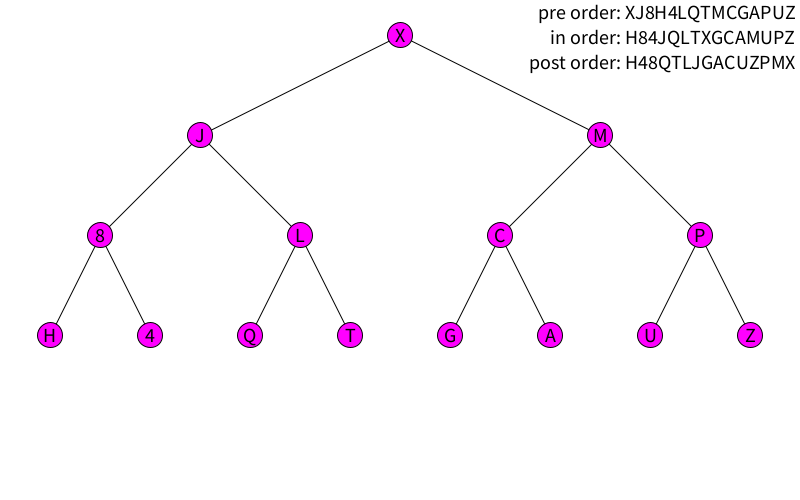
Frame 1 (no input)
Frame 60 (the mouse pressed at the canvas centre just before this capture): identical to frame 1, image omitted
Frame 120 (the mouse held since frame 60 and released just before this capture): identical to frame 1, image omitted

The Processing sketch that drew this single still picture (run headless with seeded random() and noise(); from frame 60 on, the mouse is pressed at the canvas centre):

// Processing sketch: TreeBasic
// ── TreeBasic.pde
int NODE_SIZE = 25;
int NUM_LEVELS = 4;
int Y_SPACE = 75;

Tree oak;
//just to ensure no repeat letters in tree creation
//for traversal demos
ArrayList<Character> LETTERS;

void setup() {
  size(800, 500);
  setLetters();

  oak = new Tree(width/2, NODE_SIZE + 10, NUM_LEVELS, true);
  oak.display(oak.root);

}//setup

void draw() {
  background(255);
  oak.display(oak.root);

  fill(0);
  textAlign(RIGHT, TOP);
  textSize(20);
  text("pre order: " + oak.preOrder(oak.root),width-5, 5);
  text("in order: " + oak.inOrder(oak.root), width-5, 30);
  text("post order: " + oak.postOrder(oak.root), width-5, 55);

}//draw


void keyPressed() {
  if (key == 'r') {
    setLetters();
    oak.reset(false);
  }
  if (key == 'f') {
    setLetters();
    oak.reset(true);
  }
}//keyPressed


void setLetters() {
  LETTERS = new ArrayList<Character>();
  for (char c='A'; c <='Z'; c++) {
    LETTERS.add(c);
  }
  for (char c='0'; c <='9'; c++) {
    LETTERS.add(c);
  }
}//setLetters

// ── Tree.pde
class Tree {

  TreeNode root;
  int numLevels;

  Tree(int x, int y, int levels, boolean full) {
    numLevels = levels;
    root = makeTree(x, y, numLevels, full);
  }//constructor

  void reset(boolean full) {
    root = makeTree(int(root.position.x), int(root.position.y), numLevels, full);
  }//reset

  TreeNode makeTree(int x, int y, int levels, boolean full) {
    if (levels == 0) {
      return null;
    }//base case

    char c = LETTERS.remove(int(random(LETTERS.size())));
    //char c = char(int(random(26)) + 'A');
    TreeNode tn = new TreeNode(c, x, y);

    //x position of each node is based on its level
    //root is at width/2
    //level 1 nodes are width/4 away from root
    //level 2 nodes are width/8 away from root ...
    //deviation form root is width/(2^(level+1))
    int nextLevel = numLevels - levels + 1;
    float xspacing = width / pow(2, (nextLevel + 1));
    int xLeft = int(x - xspacing);
    int xRight = int(x + xspacing);
    y+= 100;

    if (full || random(1) < float(levels)/numLevels) {
      tn.left = makeTree(xLeft, y, levels-1, full);
    }
    if (full || random(1) < float(levels)/numLevels) {
      tn.right = makeTree(xRight, y, levels-1, full);
    }
    return tn;
  }//makeTree

  void display(TreeNode current) {
      if (current != null) {
        current.display();
        display(current.left);
        display(current.right);
      }//there's something to see!
  }//display


  String preOrder(TreeNode current) {
    if (current != null) {
      String s = "" + current.data;
      s+= preOrder(current.left);
      s+= preOrder(current.right);
      return s;
    }//there's something to see!
    else {
      return "";
    }
  }//preOrder


  String postOrder(TreeNode current) {
    if (current != null) {
      String s = "";
      s+= postOrder(current.left);
      s+= postOrder(current.right);
      s+= current.data;
      return s;
    }//there's something to see!
    else {
      return "";
    }
  }//preOrder


  String inOrder(TreeNode current) {
    if (current != null) {
      String s = "";
      s+= inOrder(current.left);
      s+= current.data;
      s+= inOrder(current.right);
      return s;
    }//there's something to see!
    else {
      return "";
    }
  }//preOrder


}//Tree

// ── TreeNode.pde
class TreeNode {

  TreeNode left;
  TreeNode right;

  char data;
  int size;
  color c;
  PVector position;

  TreeNode(char d, int x, int y) {
    data = d;
    position = new PVector(x, y);
    size = NODE_SIZE;
    c = color(255, 0, 255);
  }//constructor

  void display() {
    fill(c);
    if (left != null) {
      line(position.x, position.y, left.position.x, left.position.y);
    }
    if (right != null) {
      line(position.x, position.y, right.position.x, right.position.y);
    }
    circle(position.x, position.y, size);
    textAlign(CENTER, CENTER);
    textSize(size - 5);
    fill(0);
    text(data, position.x, position.y);
  }//display
}//TreeNode Class
